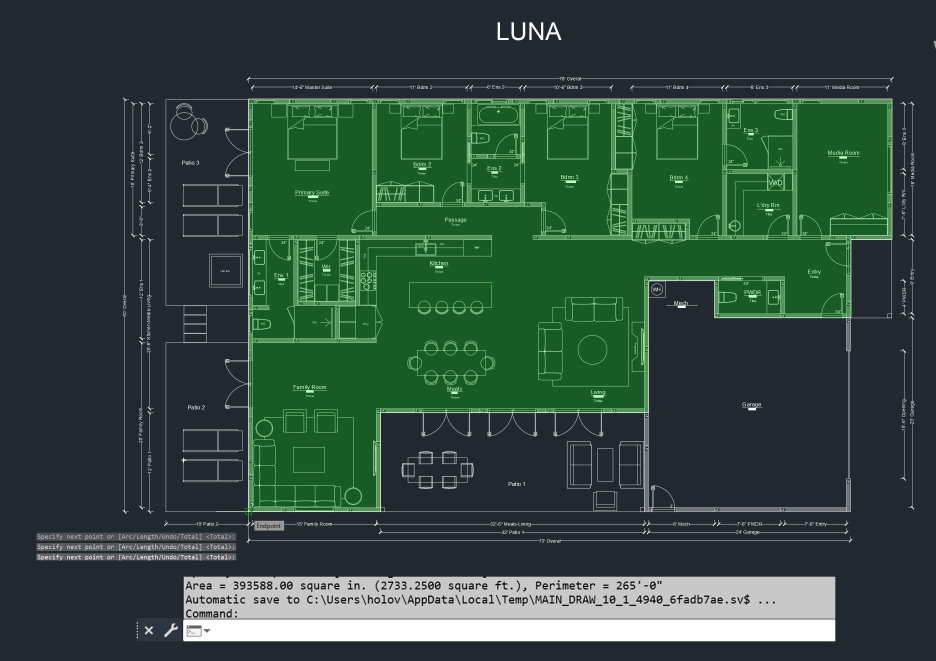
#> input picture floorplans/Luna-Conditioned.png, 2807 x 1983 px, found by its file name (shown at 1/3 size); its folder holds 5 pictures in this run
$ python automated_cassette_system.py
#> lines starting #> are read from the running program, lines starting #| are printed output that depends on the picture; after the words box and inside, x2 and y2 are one past the last pixel; in counts of white or black regions, pixels touching at a corner belong together
### integrated_measurement_system.py
#!/usr/bin/env python3
"""
Integrated Floor Plan Measurement System
=========================================
Combines OCR extraction, binary conversion, and edge association.
"""

import cv2
import numpy as np
import pytesseract
from pytesseract import Output
import re
from typing import List, Dict, Tuple, Optional
import logging
from dataclasses import dataclass
import json

logging.basicConfig(level=logging.INFO)
logger = logging.getLogger(__name__)


@dataclass
class Edge:
    """Represents an edge of the floor plan."""
    start: Tuple[int, int]
    end: Tuple[int, int]
    measurement: Optional[float] = None
    orientation: str = ""  # 'horizontal' or 'vertical'

    # [12 lines left out: functions length_pixels, midpoint, not called in this run]


class IntegratedMeasurementSystem:
    """Extract measurements and associate with floor plan edges."""

    def __init__(self):
        self.edges = []
        self.measurements = []
        self.scale_factor = None

    def process_floor_plan(self, image_path: str) -> Dict:
        """
        Complete processing pipeline for floor plan.

        Returns:
            Dict with edges, measurements, and binary image
        """
        logger.info(f"Processing {image_path}")

        # Load original image
        img = cv2.imread(image_path)
#> img is the input picture: shape (1983, 2807, 3); mean B, G, R 61.8, 73.3, 49.3
        if img is None:
            logger.error(f"Cannot load {image_path}")
            return {}

        # Step 1: Extract measurements using OCR
        self.measurements = self._extract_measurements(img)
        logger.info(f"Found {len(self.measurements)} measurements")

        # Step 2: Create binary image preserving measurements
        binary_img, white_mask = self._create_binary_with_measurements(img)

        # Step 3: Find edges from binary image
        self.edges = self._find_edges(binary_img)
        logger.info(f"Found {len(self.edges)} edges")

        # Step 4: Associate measurements with edges
        self._associate_measurements_to_edges()

        # Step 5: Calculate scale factor
        self._calculate_scale_factor()

        # Step 6: Generate output
        result = self._generate_output(binary_img)

        # Save debug images
        self._save_debug_images(img, binary_img, white_mask)

        return result

    def _extract_measurements(self, img: np.ndarray) -> List[Dict]:
        """Extract white text measurements using multiple methods."""
        measurements = []

        # Convert to grayscale
        gray = cv2.cvtColor(img, cv2.COLOR_BGR2GRAY)
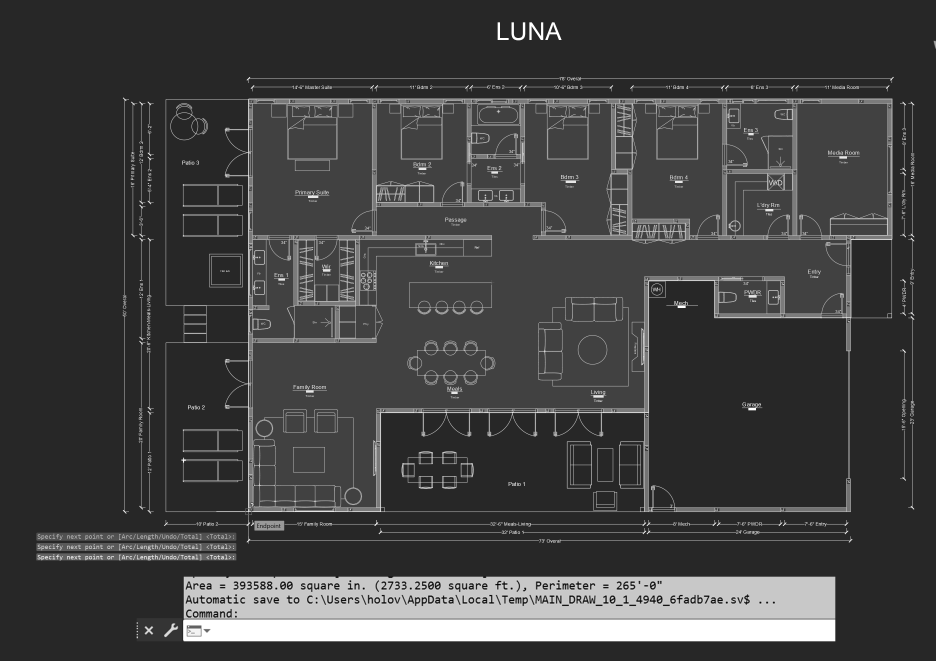
#> gray: shape (1983, 2807) (shown at 1/3 size); min 0, max 255, mean 64.9

        # Method 1: Direct white text extraction
        _, white_mask = cv2.threshold(gray, 200, 255, cv2.THRESH_BINARY)
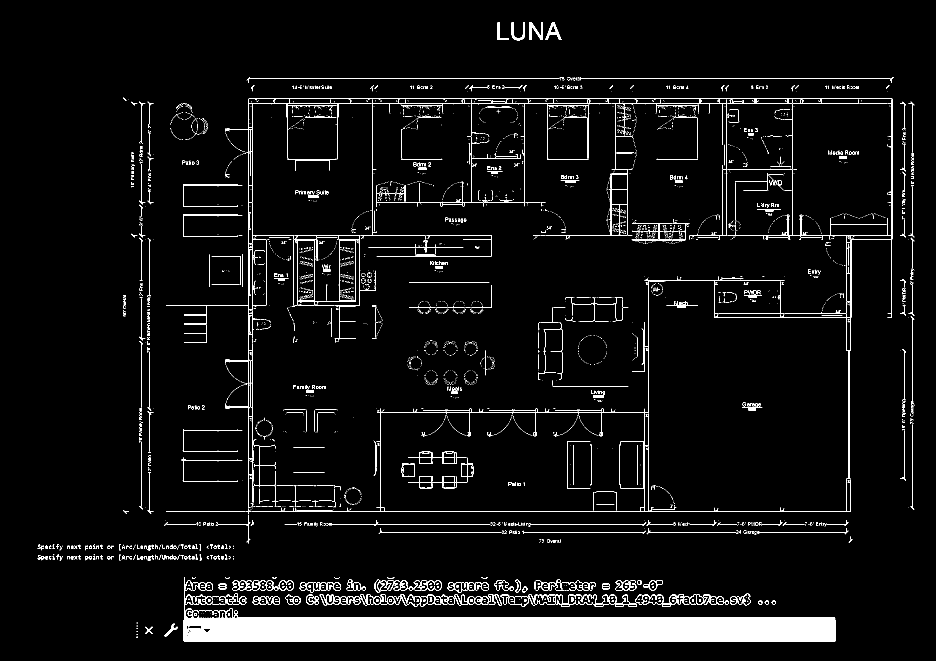
#> white_mask: shape (1983, 2807) (shown at 1/3 size); 4.4% white; 6334 white regions (5468 under 20 px)

        # Find text regions
        contours, _ = cv2.findContours(white_mask, cv2.RETR_EXTERNAL, cv2.CHAIN_APPROX_SIMPLE)
#> contours = 6080 contours, 5803 with area under 20; largest, box (x1, y1, x2, y2) and area: (675, 296, 2677, 1536) 239711, (550, 1859, 2506, 1924) 125114, (552, 1731, 2506, 1855) 2935, (1264, 1741, 1326, 1772) 1159, (836, 1741, 882, 1772) 1093

        for contour in contours:
            x, y, w, h = cv2.boundingRect(contour)

            # Filter for text-like regions
            if 10 < w < 200 and 5 < h < 50:
                roi = gray[y:y+h, x:x+w]

                # Invert for OCR (white text → black)
                roi_inv = cv2.bitwise_not(roi)

                # OCR on region
                try:
                    text = pytesseract.image_to_string(roi_inv, config='--psm 8')
                    value = self._parse_measurement(text)

                    if value:
                        measurements.append({
                            'text': text.strip(),
                            'value': value,
                            'x': x + w//2,
                            'y': y + h//2,
                            'bbox': (x, y, w, h)
                        })
                        logger.debug(f"Found: {text.strip()} = {value}' at ({x+w//2}, {y+h//2})")
                except:
                    pass
#> this loop made 5 passes
#> (contour, x, y, w, h) on passes 1 to 3: ([[410, 1910], [410, 1913], [412, 1913], [412, 1910]], 410, 1910, 3, 4), ([[410, 1903], [410, 1904], [412, 1904], [412, 1903]], 410, 1903, 3, 2), ([[410, 1894], [410, 1895], [412, 1895], [412, 1894]], 410, 1894, 3, 2)
#> (x, y, w, h) on passes 4 to 5: (410, 1884, 3, 3), (436, 1880, 22, 22)
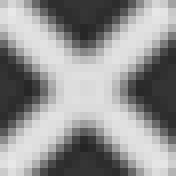
#> roi: shape (22, 22) (shown 8 times larger); min 36, max 233, mean 147.5
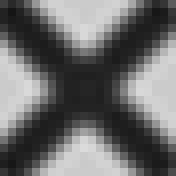
#> roi_inv: shape (22, 22) (shown 8 times larger); min 22, max 219, mean 107.5
#> after the loop, measurements = []

        # Method 2: Full image OCR with inversion
        inverted = cv2.bitwise_not(gray)
        data = pytesseract.image_to_data(inverted, config='--psm 11', output_type=Output.DICT)

        for i in range(len(data['text'])):
            text = str(data['text'][i]).strip()
            conf = data['conf'][i]

            if text and conf > 30:
                value = self._parse_measurement(text)
                if value:
                    measurements.append({
                        'text': text,
                        'value': value,
                        'x': data['left'][i] + data['width'][i]//2,
                        'y': data['top'][i] + data['height'][i]//2,
                        'bbox': (data['left'][i], data['top'][i], data['width'][i], data['height'][i])
                    })

        # Remove duplicates
        unique = self._deduplicate_measurements(measurements)

        return unique

    # [249 lines left out: functions _parse_measurement, _create_binary_with_measurements, _find_edges, _associate_measurements_to_edges, _perpendicular_distance_to_edge, _calculate_scale_factor and 4 more, not called in this run]


# [2 lines that do not run on import are left out]

### automated_cassette_system.py
#!/usr/bin/env python3
"""
Automated Cassette Optimization System
=======================================
Integrates measurement extraction with cassette optimization.
"""

import cv2
import numpy as np
import json
from typing import List, Dict, Tuple
import logging
from integrated_measurement_system import IntegratedMeasurementSystem
from cassette_optimizer import CassetteOptimizer

logging.basicConfig(level=logging.INFO)
logger = logging.getLogger(__name__)


class AutomatedCassetteSystem:
    """Complete automated pipeline from floor plan to cassette layout."""

    def __init__(self):
        self.measurement_system = IntegratedMeasurementSystem()
        self.cassette_sizes = [
            (6, 8),  # 48 sq ft = 499.2 lbs (at limit)
            (6, 6),  # 36 sq ft = 374.4 lbs
            (5, 8),  # 40 sq ft = 416 lbs
            (5, 6),  # 30 sq ft = 312 lbs
            (4, 8),  # 32 sq ft = 332.8 lbs
            (4, 6),  # 24 sq ft = 249.6 lbs
            (4, 4),  # 16 sq ft = 166.4 lbs
            (3, 4),  # 12 sq ft = 124.8 lbs
        ]
        self.weight_per_sqft = 10.4  # lbs

    def process_floor_plan(self, image_path: str) -> Dict:
        """
        Complete processing pipeline.

        Returns:
            Dict with measurements, cassette layout, and analysis
        """
        logger.info(f"\nProcessing: {image_path}")
        logger.info("="*70)

        # Step 1: Extract measurements and create binary
        measurement_result = self.measurement_system.process_floor_plan(image_path)

        if not measurement_result:
            logger.error("Failed to process floor plan")
            return {}

        binary_img = measurement_result.get('binary_image')
        edges = measurement_result.get('edges', [])
        scale_factor = measurement_result.get('scale_factor')

        # Step 2: Get polygon from edges
        polygon = self._edges_to_polygon(edges, scale_factor)

        if not polygon:
            logger.warning("Could not create polygon from edges")
            # Try to estimate from binary image
            polygon = self._estimate_polygon_from_binary(binary_img, scale_factor)

        if not polygon:
            logger.error("Failed to create polygon")
            return measurement_result

        # Step 3: Calculate area
        area = self._calculate_polygon_area(polygon)
        logger.info(f"Floor area: {area:.1f} sq ft")

        # Step 4: Run cassette optimization
        from cassette_models import OptimizationParameters

        params = OptimizationParameters(
            max_cassette_weight=500,
            allow_overhang=False,  # NO OVERHANG as requested
            target_coverage=0.93,  # 93% minimum
            prioritize_larger_cassettes=True
        )

        optimizer = CassetteOptimizer(parameters=params)

        # Set custom cassette sizes
        optimizer.cassette_sizes = self.cassette_sizes

        cassette_result = optimizer.optimize(polygon)

        # Step 5: Combine results
        result = {
            **measurement_result,
            'polygon': polygon,
            'area_sqft': area,
            'cassette_layout': cassette_result,
            'coverage_percent': cassette_result.get('coverage', 0) * 100,
            'num_cassettes': len(cassette_result.get('cassettes', [])),
            'total_weight': self._calculate_total_weight(cassette_result.get('cassettes', []))
        }

        # Step 6: Generate report
        self._print_report(result)

        return result

    # [183 lines left out: functions _edges_to_polygon, _estimate_polygon_from_binary, _calculate_polygon_area, _calculate_total_weight, _print_report, test_all_floor_plans, not called in this run]


if __name__ == "__main__":
    # Test on Luna first
    system = AutomatedCassetteSystem()
    test_file = "/Users/nelsondsouza/Dropbox (Personal)/Mac/Documents/products/momohomes/floorplans/Luna-Conditioned.png"

#> (the run stopped early here; a loop or call above may not have finished)
